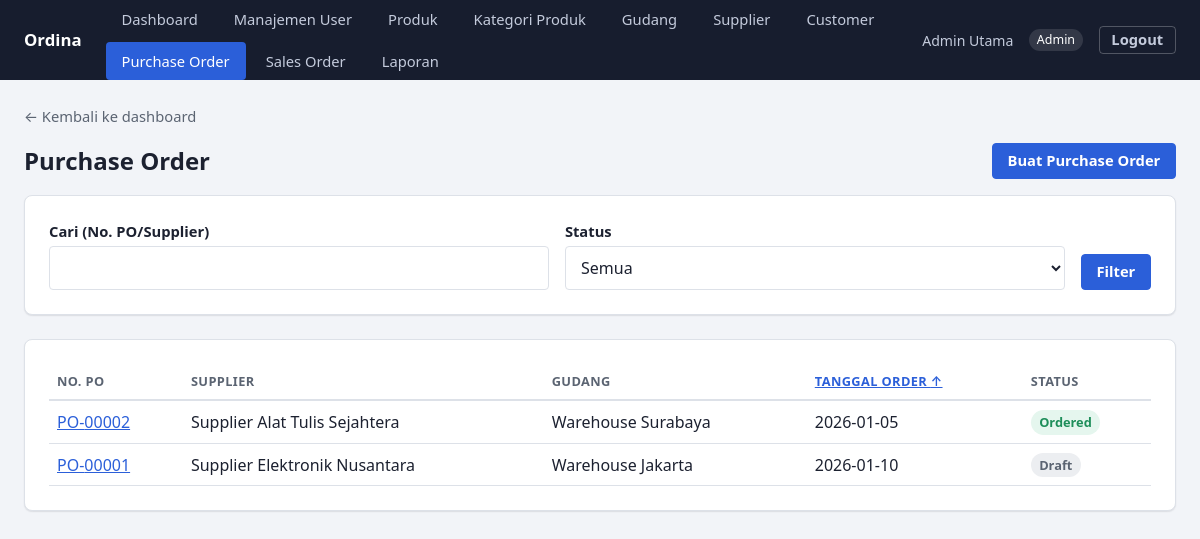
The page /purchase-orders?sort=asc&page=1 (signed in) on the database its author committed.
### tables this page shows
CREATE TABLE IF NOT EXISTS purchase_orders (
    id INT UNSIGNED AUTO_INCREMENT PRIMARY KEY,
    supplier_id INT UNSIGNED NOT NULL,
    warehouse_id INT UNSIGNED NOT NULL,
    status ENUM('Draft', 'Ordered', 'PartiallyReceived', 'Received', 'Cancelled') NOT NULL DEFAULT 'Draft',
    order_date DATE NOT NULL,
    created_by INT UNSIGNED NOT NULL,
    created_at TIMESTAMP NOT NULL DEFAULT CURRENT_TIMESTAMP,
    updated_at TIMESTAMP NOT NULL DEFAULT CURRENT_TIMESTAMP ON UPDATE CURRENT_TIMESTAMP,
    KEY idx_purchase_orders_status (status),
    CONSTRAINT fk_po_supplier FOREIGN KEY (supplier_id) REFERENCES suppliers (id),
    CONSTRAINT fk_po_warehouse FOREIGN KEY (warehouse_id) REFERENCES warehouses (id),
    CONSTRAINT fk_po_created_by FOREIGN KEY (created_by) REFERENCES users (id)
);

CREATE TABLE IF NOT EXISTS suppliers (
    id INT UNSIGNED AUTO_INCREMENT PRIMARY KEY,
    name VARCHAR(150) NOT NULL,
    contact VARCHAR(150) NULL,
    address VARCHAR(255) NULL,
    is_active TINYINT(1) NOT NULL DEFAULT 1
);

CREATE TABLE IF NOT EXISTS warehouses (
    id INT UNSIGNED AUTO_INCREMENT PRIMARY KEY,
    name VARCHAR(150) NOT NULL,
    location VARCHAR(255) NOT NULL,
    is_active TINYINT(1) NOT NULL DEFAULT 1
);

### app/Core/View.php (called while the page is built, shortened)
<?php
final class View
{
    public static function render(string $view, array $data = [], int $status = 200): void
    {
        extract($data);
        require __DIR__ . "/../../views/{$view}.php";
        require __DIR__ . '/../../views/layouts/app.php';
    }
}

### app/Core/Controller.php (called while the page is built, shortened)
<?php
abstract class Controller
{
    protected function view(string $view, array $data = []): void
    {
        View::render($view, $data);
    }
}

### app/Controller/PurchaseOrderController.php (called while the page is built, shortened)
<?php
final class PurchaseOrderController extends Controller
{
    public function index(): void
    {
        $validStatuses = array_map(static fn (PurchaseOrderStatus $s) => $s->value, PurchaseOrderStatus::cases());
        $filters = array_filter([
            'search' => trim((string) ($_GET['search'] ?? '')),
            'status' => in_array($_GET['status'] ?? '', $validStatuses, true) ? $_GET['status'] : null,
        ]);
        $sortDir = ($_GET['sort'] ?? 'desc') === 'asc' ? 'asc' : 'desc';
        $page = max(1, (int) ($_GET['page'] ?? 1));
        $this->view('purchase-orders/index', [
            'title' => 'Purchase Order',
            'result' => $this->service()->paginate($filters, $sortDir, $page),
            'filters' => $filters,
            'sortDir' => $sortDir,
            'statuses' => PurchaseOrderStatus::cases(),
            'success' => Session::pullFlash('success'),
        ]);
    }
    private function service(): PurchaseOrderService
    {
        $pdo = Database::connection();
        return new PurchaseOrderService(
            new MysqlPurchaseOrderRepository($pdo),
            new MysqlPurchaseOrderItemRepository($pdo),
            new MysqlProductStockRepository($pdo),
            new MysqlStockLedgerRepository($pdo),
            new MysqlSupplierRepository($pdo),
            new MysqlWarehouseRepository($pdo),
            new MysqlProductRepository($pdo),
            new PdoTransactionManager($pdo),
        );
    }
}

### public/index.php (called while the page is built, shortened)
<?php
$router = new Router();
$method = $_SERVER['REQUEST_METHOD'] ?? 'GET';
$path = (string) (parse_url($_SERVER['REQUEST_URI'] ?? '/', PHP_URL_PATH) ?: '/');
try {
    $router->dispatch($method, $path);
} catch (UnauthenticatedException) {
    header('Location: /login');
} catch (AuthorizationException | ForbiddenOperationException) {
    View::render('errors/403', ['title' => '403 - Akses Ditolak'], 403);
} catch (NotFoundException) {
    View::render('errors/404', ['title' => '404 - Tidak Ditemukan'], 404);
} catch (\Throwable $e) {
    error_log((string) $e);
    View::render('errors/500', ['title' => '500 - Kesalahan Server'], 500);
}

### app/Service/PurchaseOrderService.php (called while the page is built, shortened)
<?php
final class PurchaseOrderService
{
    public function paginate(array $filters, string $sortDir, int $page): array
    {
        $page = max(1, $page);
        $result = $this->purchaseOrders->paginateForListing($filters, $sortDir, $page, self::PER_PAGE);
        $totalPages = max(1, (int) ceil($result['total'] / self::PER_PAGE));
        return [
            'items' => $result['items'],
            'total' => $result['total'],
            'page' => $page,
            'perPage' => self::PER_PAGE,
            'totalPages' => $totalPages,
            'sortDir' => strtoupper($sortDir) === 'ASC' ? 'asc' : 'desc',
        ];
    }
}

### app/Repository/Mysql/MysqlPurchaseOrderRepository.php (called while the page is built, shortened)
<?php
final class MysqlPurchaseOrderRepository implements PurchaseOrderRepositoryInterface
{
    public function paginateForListing(array $filters, string $sortDir, int $page, int $perPage): array
    {
        $conditions = [];
        $params = [];
        $where = $conditions === [] ? '' : 'WHERE ' . implode(' AND ', $conditions);
        $direction = strtoupper($sortDir) === 'ASC' ? 'ASC' : 'DESC';
        $base = "FROM purchase_orders po
                  JOIN suppliers s ON s.id = po.supplier_id
                  JOIN warehouses w ON w.id = po.warehouse_id
                  {$where}";
        $countStmt = $this->connection->prepare("SELECT COUNT(*) {$base}");
        $countStmt->execute();
        $total = (int) $countStmt->fetchColumn();
        $offset = max(0, ($page - 1) * $perPage);
        $itemsStmt = $this->connection->prepare(
            "SELECT po.*, s.name AS supplier_name, w.name AS warehouse_name
             {$base}
             ORDER BY po.order_date {$direction}, po.id {$direction}
             LIMIT :limit OFFSET :offset"
        );
        $itemsStmt->bindValue('limit', $perPage, PDO::PARAM_INT);
        $itemsStmt->bindValue('offset', $offset, PDO::PARAM_INT);
        $itemsStmt->execute();
        return ['items' => $itemsStmt->fetchAll(), 'total' => $total];
    }
}

### views/purchase-orders/index.php (the view, shortened to what this page needs)
<?php
$queryWithout = static function (array $overrides) use ($filters, $sortDir): string {
    return '?' . http_build_query(array_filter(['sort' => $sortDir, ...$filters, ...$overrides]));
};
$statusBadge = static fn (string $status): string => match ($status) {
    'Draft' => 'badge-muted',
    'Ordered' => 'badge-success',
    'PartiallyReceived' => 'badge-success',
    'Received' => 'badge-success',
    'Cancelled' => 'badge-danger',
    default => 'badge-muted',
};
?>
<a href="/dashboard" class="back-link">&larr; Kembali ke dashboard</a>
<div class="toolbar">
    <h1 style="margin:0;">Purchase Order</h1>
    <a href="/purchase-orders/create" class="btn">Buat Purchase Order</a>
</div>
<form method="get" action="/purchase-orders" class="card filter-bar">
    <div class="filter-row">
        <div class="filter-field">
            <label for="search">Cari (No. PO/Supplier)</label>
            <input type="text" id="search" name="search" value="<?= htmlspecialchars($filters['search'] ?? '', ENT_QUOTES) ?>">
        </div>
        <div class="filter-field">
            <label for="status">Status</label>
            <select id="status" name="status">
                <option value="">Semua</option>
            </select>
        </div>
        <div>
            <button type="submit">Filter</button>
        </div>
    </div>
</form>
<div class="card">
<div class="table-scroll">
<table>
    <thead>
        <tr>
            <th>No. PO</th>
            <th>Supplier</th>
            <th>Gudang</th>
            <th>
                <a href="<?= htmlspecialchars($queryWithout(['sort' => $sortDir === 'asc' ? 'desc' : 'asc', 'page' => 1]), ENT_QUOTES) ?>">
                    Tanggal Order <?= $sortDir === 'asc' ? '&uarr;' : '&darr;' ?>
                </a>
            </th>
            <th>Status</th>
        </tr>
    </thead>
    <tbody>
    <?php foreach ($result['items'] as $po): ?>
        <tr>
            <td data-label="No. PO"><a href="/purchase-orders/<?= (int) $po['id'] ?>">PO-<?= str_pad((string) $po['id'], 5, '0', STR_PAD_LEFT) ?></a></td>
            <td data-label="Supplier"><?= htmlspecialchars($po['supplier_name'], ENT_QUOTES) ?></td>
            <td data-label="Gudang"><?= htmlspecialchars($po['warehouse_name'], ENT_QUOTES) ?></td>
            <td data-label="Tanggal Order"><?= htmlspecialchars($po['order_date'], ENT_QUOTES) ?></td>
            <td data-label="Status">
                <span class="badge <?= $statusBadge($po['status']) ?>"><?= htmlspecialchars($po['status'], ENT_QUOTES) ?></span>
            </td>
        </tr>
    <?php endforeach; ?>
    </tbody>
</table>
</div>
</div>

### app/Core/Router.php (shortened to what this page needs)
<?php
final class Router
{
    private array $routes = [];
    private function add(string $method, string $path, array $handler): void
    {
        $this->routes[$method][] = [
            'pattern' => $this->toPattern($path),
            'handler' => $handler,
        ];
    }
    private function toPattern(string $path): string
    {
        $pattern = preg_replace('#\{(\w+)\}#', '(?P<$1>[^/]+)', $path);
        return '#^' . $pattern . '$#';
    }
    public function dispatch(string $method, string $path): void
    {
        foreach ($this->routes[$method] ?? [] as $route) {
            if (preg_match($route['pattern'], $path, $matches) === 1) {
                $params = array_filter($matches, fn ($key) => !is_int($key), ARRAY_FILTER_USE_KEY);
                [$controllerClass, $action] = $route['handler'];
                (new $controllerClass())->$action($params);
                return;
            }
        }
    }
}

### public/assets/css/app.css (style rules this page uses)
:root { --color-bg: #f2f4f8; --color-surface: #ffffff; --color-surface-muted: #f7f8fa; --color-text: #1c2130; --color-text-muted: #5b6472; --color-border: #dde1e8; --color-primary: #2b5fd9; --color-primary-hover: #234ead; --color-primary-soft: #e8eefd; --color-success: #1e8e5a; --color-success-soft: #e5f6ee; --color-danger: #c0392b; --color-danger-soft: #fbe9e7; --color-muted-soft: #eceef1; --color-header-bg: #171d2e; --color-header-text: #eef1f8; --space-1: 0.25rem; --space-2: 0.5rem; --space-3: 1rem; --space-4: 1.5rem; --space-5: 2.5rem; --radius: 8px; --radius-sm: 4px; --shadow-card: 0 1px 2px rgba(20, 24, 38, 0.06), 0 1px 1px rgba(20, 24, 38, 0.04); }
* { box-sizing: border-box; }
html { -webkit-text-size-adjust: 100%; }
body { margin: 0; font-family: system-ui, -apple-system, "Segoe UI", sans-serif; background: var(--color-bg); color: var(--color-text); line-height: 1.5; }
h1, h2, h3 { line-height: 1.25; margin: 0 0 var(--space-3); }
h1 { font-size: 1.5rem; }
a { color: var(--color-primary); }
.card { background: var(--color-surface); border: 1px solid var(--color-border); border-radius: var(--radius); box-shadow: var(--shadow-card); padding: var(--space-4); margin-bottom: var(--space-4); }
.back-link { display: inline-block; margin-bottom: var(--space-3); color: var(--color-text-muted); text-decoration: none; font-size: 0.92rem; }
.toolbar { display: flex; justify-content: space-between; align-items: center; flex-wrap: wrap; gap: var(--space-3); margin-bottom: var(--space-3); }
label { display: block; font-weight: 600; font-size: 0.92rem; margin-bottom: var(--space-1); }
input, select, textarea, button { font: inherit; }
input, select, textarea { width: 100%; padding: 0.55em 0.7em; border: 1px solid var(--color-border); border-radius: var(--radius-sm); margin-bottom: var(--space-3); background: #fff; color: var(--color-text); }
button, .btn { display: inline-flex; align-items: center; gap: 0.4em; background: var(--color-primary); color: #fff; border: 1px solid var(--color-primary); border-radius: var(--radius-sm); padding: 0.55em 1em; cursor: pointer; font-weight: 600; font-size: 0.92rem; text-decoration: none; line-height: 1.2; }
.badge { display: inline-block; padding: 0.2em 0.65em; border-radius: 999px; font-size: 0.8rem; font-weight: 600; white-space: nowrap; }
.badge-success { background: var(--color-success-soft); color: var(--color-success); }
.badge-muted { background: var(--color-muted-soft); color: var(--color-text-muted); }
.table-scroll { overflow-x: auto; }
table { width: 100%; border-collapse: collapse; }
th, td { text-align: left; padding: var(--space-2) var(--space-2); border-bottom: 1px solid var(--color-border); vertical-align: middle; }
thead th { color: var(--color-text-muted); font-size: 0.8rem; text-transform: uppercase; letter-spacing: 0.03em; font-weight: 600; border-bottom: 2px solid var(--color-border); }
.filter-bar .filter-row { display: flex; gap: var(--space-3); flex-wrap: wrap; align-items: flex-end; }
.filter-bar .filter-field { flex: 1; min-width: 160px; margin-bottom: 0; }
.filter-bar .filter-field label { margin-bottom: var(--space-1); }
.filter-bar .filter-field input, .filter-bar .filter-field select { margin-bottom: 0; }

### rows shown on the page
purchase_orders: id "00002", supplier.name "Supplier Alat Tulis Sejahtera", warehouse.name "Warehouse Surabaya", order_date "2026-01-05", status "Ordered"
purchase_orders: id "00001", supplier.name "Supplier Elektronik Nusantara", warehouse.name "Warehouse Jakarta", order_date "2026-01-10", status "Draft"

### other values the page prints
$menu['label'] "Dashboard"
$menu['label'] "Manajemen User"
$menu['label'] "Produk"
$menu['label'] "Kategori Produk"
$menu['label'] "Gudang"
$menu['label'] "Supplier"
$menu['label'] "Customer"
$menu['label'] "Purchase Order"
$menu['label'] "Sales Order"
$menu['label'] "Laporan"
